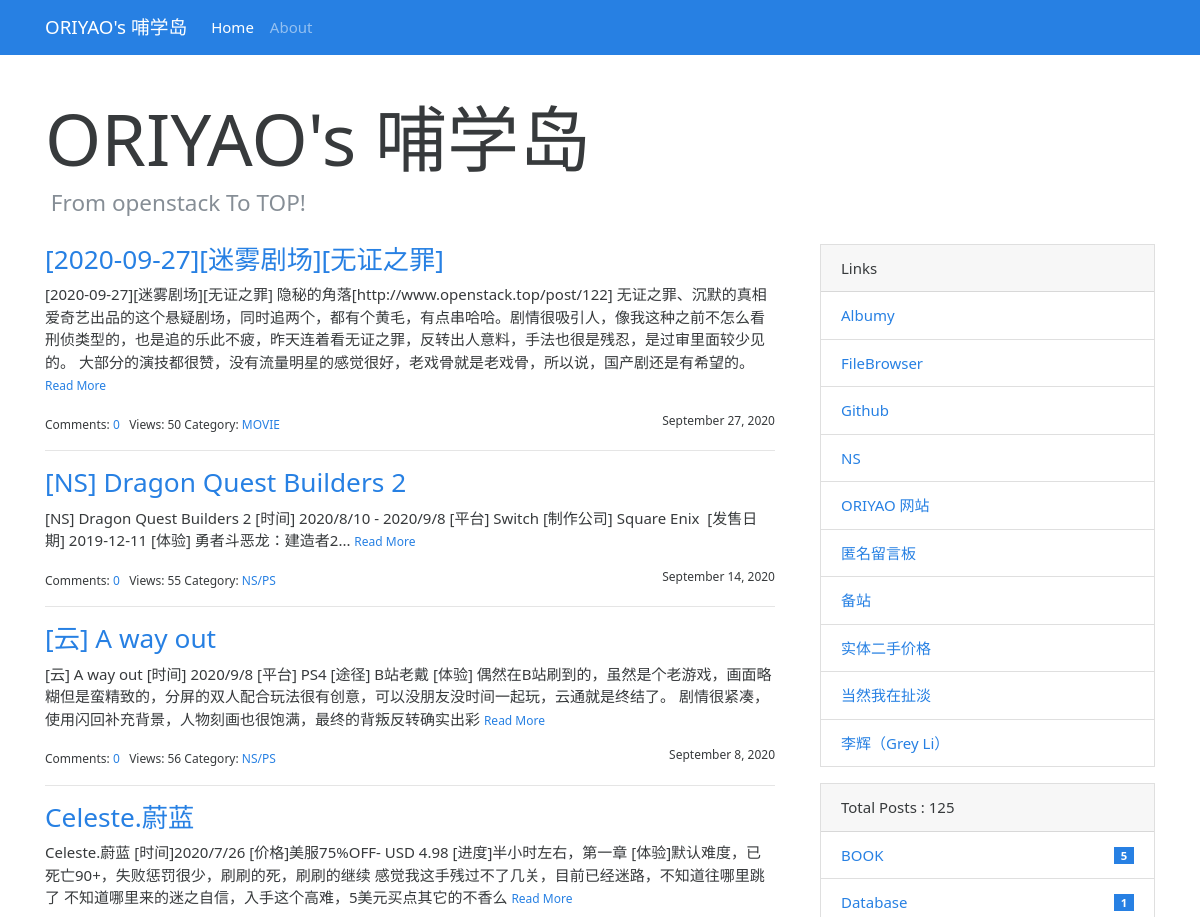
Before: / (upper part) with the older database file.
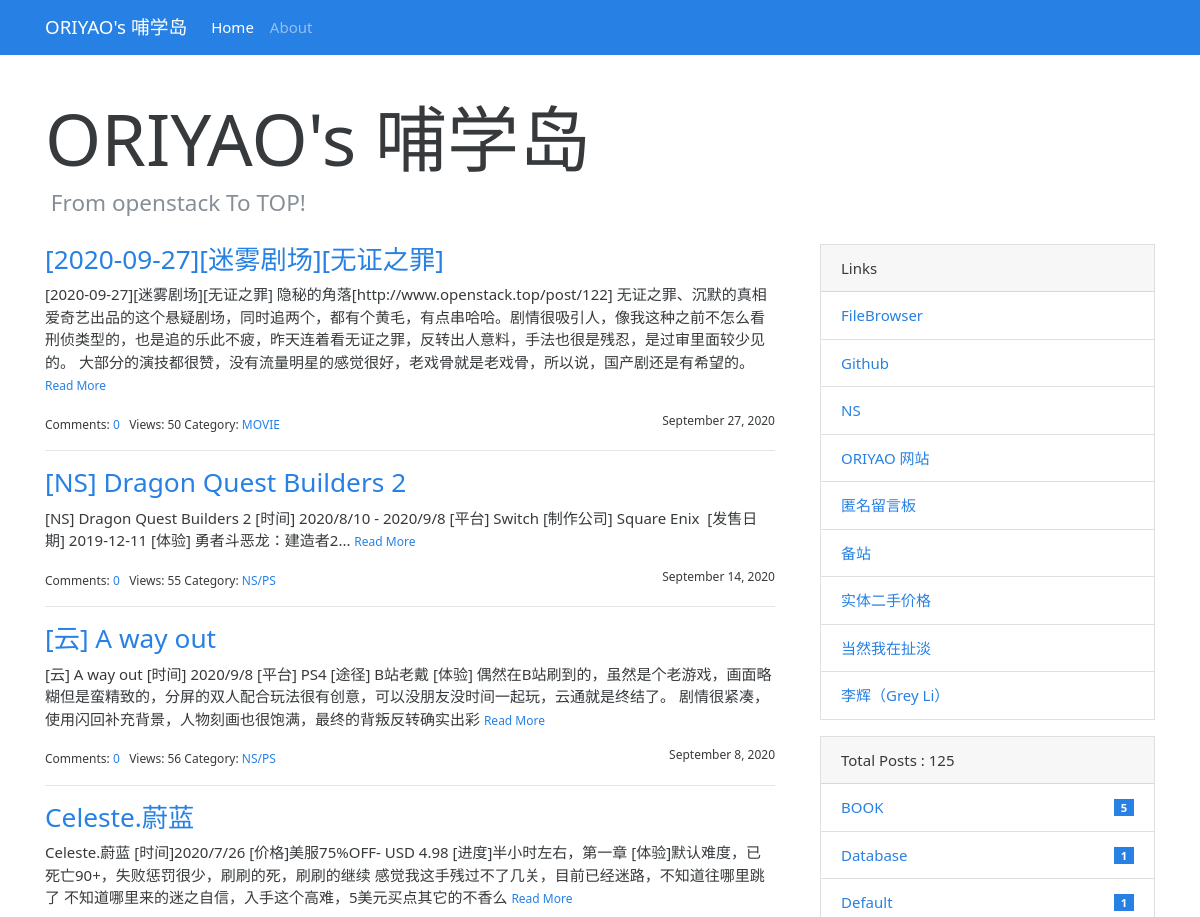
After: the same page with the newer database file.
### bluelog/models.py (models this page shows, shortened)
class Post(db.Model):
    id = db.Column(db.Integer, primary_key=True)
    title = db.Column(db.String(60))
    body = db.Column(db.Text)
    views = db.Column(db.Integer,default=0)
    timestamp = db.Column(db.DateTime, default=datetime.utcnow, index=True)
    can_comment = db.Column(db.Boolean, default=True)
    category_id = db.Column(db.Integer, db.ForeignKey('category.id'))
    category = db.relationship('Category', back_populates='posts')
    comments = db.relationship('Comment', back_populates='post', cascade='all, delete-orphan')

class Category(db.Model):
    id = db.Column(db.Integer, primary_key=True)
    name = db.Column(db.String(30), unique=True)
    posts = db.relationship('Post', back_populates='category')

class Link(db.Model):
    id = db.Column(db.Integer, primary_key=True)
    name = db.Column(db.String(30))
    url = db.Column(db.String(255))

### bluelog/blueprints/blog.py (the view)
@blog_bp.route('/')
def index():
    page = request.args.get('page', 1, type=int)
    per_page = current_app.config['BLUELOG_POST_PER_PAGE']
    pagination = Post.query.order_by(Post.timestamp.desc()).paginate(page, per_page=per_page)
    posts = pagination.items
    totalposts=len(Post.query.all())
    return render_template('blog/index.html', pagination=pagination, posts=posts,totalposts=totalposts)

### bluelog/__init__.py (called while the page is built)
def register_template_context(app):
    @app.context_processor
    def make_template_context():
        admin = Admin.query.first()
        categories = Category.query.order_by(Category.name).all()
        links = Link.query.order_by(Link.name).all()
        if current_user.is_authenticated:
            unread_comments = Comment.query.filter_by(reviewed=False).count()
        else:
            unread_comments = None
        return dict(
            admin=admin, categories=categories,
            links=links, unread_comments=unread_comments)

def register_request_handlers(app):
    @app.after_request
    def query_profiler(response):
        for q in get_debug_queries():
            if q.duration >= app.config['BLUELOG_SLOW_QUERY_THRESHOLD']:
                app.logger.warning(
                    'Slow query: Duration: %fs\n Context: %s\nQuery: %s\n '
                    % (q.duration, q.context, q.statement)
                )
        return response

### bluelog/templates/blog/index.html (shortened to what this page needs)
{% extends 'base.html' %}
{% from 'bootstrap/pagination.html' import render_pager %}
{% block content %}
    <div class="page-header">
        <h1 class="display-3">{{ admin.blog_title|default('Blog Title') }}</h1>
        <h4 class="text-muted">&nbsp;{{ admin.blog_sub_title|default('Blog Subtitle') }}</h4>
    </div>
    <div class="row">
        <div class="col-sm-8">
            {% include 'blog/_posts.html' %}
        </div>
        <div class="col-sm-4 sidebar">
            {% include 'blog/_sidebar.html' %}
        </div>
    </div>
{% endblock %}

### bluelog/templates/blog/_posts.html (shortened to what this page needs)
{% if posts %}
    {% for post in posts %}
        <h3 class="text-primary"><a href="{{ url_for('.show_post', post_id=post.id) }}">{{ post.title }}</a></h3>
        <p>
            {{ post.body|striptags|truncate }}
            <small><a href="{{ url_for('.show_post', post_id=post.id) }}">Read More</a></small>
        </p>
        <small>
            Comments: <a href="{{ url_for('.show_post', post_id=post.id) }}#comments">{{ post.comments|length }}</a>&nbsp;&nbsp;
            Views: {{ post.views }}
            Category: <a
                href="{{ url_for('.show_category', category_id=post.category.id) }}">{{ post.category.name }}</a>
            <span class="float-right">{{ moment(post.timestamp).format('LL') }}</span>
        </small>
        {% if not loop.last %}
            <hr>
        {% endif %}
    {% endfor %}
{% endif %}

### bluelog/templates/blog/_sidebar.html (shortened to what this page needs)
{% if links %}
    <div class="card mb-3">
        <div class="card-header">Links</div>
        <ul class="list-group list-group-flush">
            {% for link in links %}
                <li class="list-group-item  list-group-item-action d-flex justify-content-between align-items-center">
                    <a href="{{ link.url }}" target="_blank">{{ link.name }}</a>
                </li>
            {% endfor %}
        </ul>
    </div>
{% endif %}
{% if categories %}
    <div class="card mb-3">
        <div class="card-header"> Total Posts :  {{ totalposts }}</div>
        <ul class="list-group list-group-flush">
            {% for category in categories %}
                <li class="list-group-item  list-group-item-action d-flex justify-content-between align-items-center">
                    <a href="{{ url_for('blog.show_category', category_id=category.id) }}">
                        {{ category.name }}
                    </a>
                    <span class="badge badge-primary badge-pill"> {{ category.posts|length }}</span>
                </li>
            {% endfor %}
        </ul>
    </div>
{% endif %}

Changed rows visible on the page:
removed Link: name "Albumy"
now on this page (row unchanged): Category: name "Default", posts|length "1"
